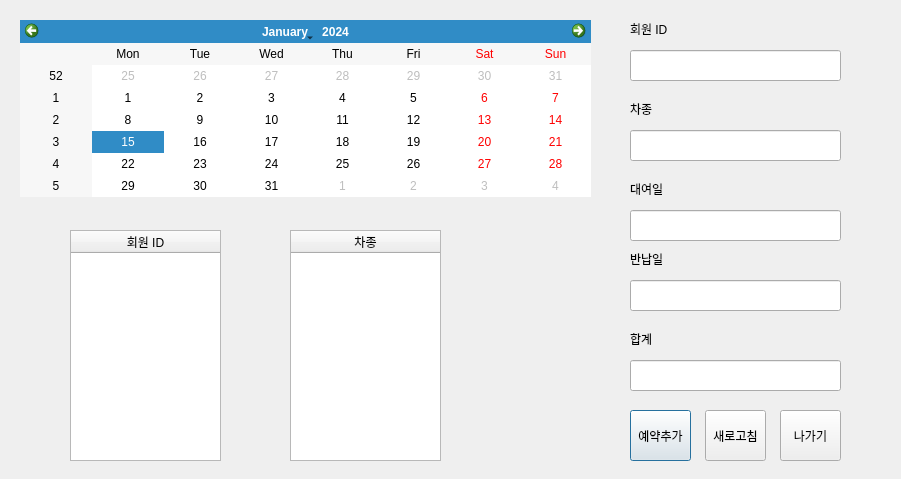
<?xml version="1.0" encoding="UTF-8"?>
<ui version="4.0">
 <class>reserv_</class>
 <widget class="QDialog" name="reserv_">
  <property name="geometry">
   <rect>
    <x>0</x>
    <y>0</y>
    <width>901</width>
    <height>479</height>
   </rect>
  </property>
  <property name="windowTitle">
   <string>Dialog</string>
  </property>
  <widget class="QCalendarWidget" name="diaryWidget">
   <property name="geometry">
    <rect>
     <x>20</x>
     <y>20</y>
     <width>571</width>
     <height>177</height>
    </rect>
   </property>
  </widget>
  <widget class="QTableWidget" name="user_table1">
   <property name="geometry">
    <rect>
     <x>70</x>
     <y>230</y>
     <width>151</width>
     <height>231</height>
    </rect>
   </property>
   <property name="sizePolicy">
    <sizepolicy hsizetype="Expanding" vsizetype="Expanding">
     <horstretch>0</horstretch>
     <verstretch>0</verstretch>
    </sizepolicy>
   </property>
   <attribute name="horizontalHeaderStretchLastSection">
    <bool>true</bool>
   </attribute>
   <column>
    <property name="text">
     <string>회원 ID</string>
    </property>
   </column>
  </widget>
  <widget class="QTableWidget" name="car_table">
   <property name="geometry">
    <rect>
     <x>290</x>
     <y>230</y>
     <width>151</width>
     <height>231</height>
    </rect>
   </property>
   <property name="sizePolicy">
    <sizepolicy hsizetype="Expanding" vsizetype="Expanding">
     <horstretch>0</horstretch>
     <verstretch>0</verstretch>
    </sizepolicy>
   </property>
   <attribute name="horizontalHeaderStretchLastSection">
    <bool>true</bool>
   </attribute>
   <column>
    <property name="text">
     <string>차종</string>
    </property>
   </column>
  </widget>
  <widget class="QLabel" name="label">
   <property name="geometry">
    <rect>
     <x>630</x>
     <y>330</y>
     <width>67</width>
     <height>17</height>
    </rect>
   </property>
   <property name="text">
    <string>합계</string>
   </property>
  </widget>
  <widget class="QLabel" name="label_2">
   <property name="geometry">
    <rect>
     <x>630</x>
     <y>20</y>
     <width>67</width>
     <height>17</height>
    </rect>
   </property>
   <property name="text">
    <string>회원 ID</string>
   </property>
  </widget>
  <widget class="QLabel" name="label_3">
   <property name="geometry">
    <rect>
     <x>630</x>
     <y>100</y>
     <width>67</width>
     <height>17</height>
    </rect>
   </property>
   <property name="text">
    <string>차종</string>
   </property>
  </widget>
  <widget class="QLabel" name="label_4">
   <property name="geometry">
    <rect>
     <x>630</x>
     <y>250</y>
     <width>67</width>
     <height>17</height>
    </rect>
   </property>
   <property name="text">
    <string>반납일</string>
   </property>
  </widget>
  <widget class="QLabel" name="label_5">
   <property name="geometry">
    <rect>
     <x>630</x>
     <y>180</y>
     <width>67</width>
     <height>17</height>
    </rect>
   </property>
   <property name="text">
    <string>대여일</string>
   </property>
  </widget>
  <widget class="QLineEdit" name="price_text">
   <property name="geometry">
    <rect>
     <x>630</x>
     <y>360</y>
     <width>211</width>
     <height>31</height>
    </rect>
   </property>
   <property name="readOnly">
    <bool>true</bool>
   </property>
  </widget>
  <widget class="QLineEdit" name="return_text">
   <property name="geometry">
    <rect>
     <x>630</x>
     <y>280</y>
     <width>211</width>
     <height>31</height>
    </rect>
   </property>
   <property name="readOnly">
    <bool>true</bool>
   </property>
  </widget>
  <widget class="QLineEdit" name="rent_text">
   <property name="geometry">
    <rect>
     <x>630</x>
     <y>210</y>
     <width>211</width>
     <height>31</height>
    </rect>
   </property>
   <property name="readOnly">
    <bool>true</bool>
   </property>
  </widget>
  <widget class="QLineEdit" name="model_text">
   <property name="geometry">
    <rect>
     <x>630</x>
     <y>130</y>
     <width>211</width>
     <height>31</height>
    </rect>
   </property>
   <property name="readOnly">
    <bool>true</bool>
   </property>
  </widget>
  <widget class="QLineEdit" name="member_text">
   <property name="geometry">
    <rect>
     <x>630</x>
     <y>50</y>
     <width>211</width>
     <height>31</height>
    </rect>
   </property>
   <property name="readOnly">
    <bool>true</bool>
   </property>
  </widget>
  <widget class="QPushButton" name="new_btn">
   <property name="geometry">
    <rect>
     <x>630</x>
     <y>410</y>
     <width>61</width>
     <height>51</height>
    </rect>
   </property>
   <property name="text">
    <string>예약추가</string>
   </property>
  </widget>
  <widget class="QPushButton" name="again_btn">
   <property name="geometry">
    <rect>
     <x>705</x>
     <y>410</y>
     <width>61</width>
     <height>51</height>
    </rect>
   </property>
   <property name="text">
    <string>새로고침</string>
   </property>
  </widget>
  <widget class="QPushButton" name="exit_3">
   <property name="geometry">
    <rect>
     <x>780</x>
     <y>410</y>
     <width>61</width>
     <height>51</height>
    </rect>
   </property>
   <property name="text">
    <string>나가기</string>
   </property>
  </widget>
 </widget>
 <resources/>
 <connections/>
</ui>
